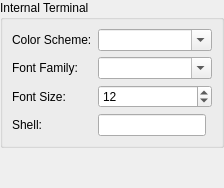
         <widget class="QWidget" name="pageInternalTerminal">
          <layout class="QGridLayout">
           <property name="leftMargin">
            <number>0</number>
           </property>
           <property name="topMargin">
            <number>0</number>
           </property>
           <property name="rightMargin">
            <number>0</number>
           </property>
           <property name="bottomMargin">
            <number>0</number>
           </property>
           <property name="spacing">
            <number>6</number>
           </property>
           <item row="0" column="0">
            <widget class="QGroupBox" name="groupBox_4">
             <property name="title">
              <string>Internal Terminal</string>
             </property>
             <layout class="QGridLayout">
              <item row="0" column="0">
               <widget class="QLabel" name="label_86">
                <property name="text">
                 <string>Color Scheme:</string>
                </property>
               </widget>
              </item>
              <item row="0" column="1" colspan="2">
               <widget class="QComboBox" name="comboBoxTerminalColorScheme">
                <property name="editable">
                 <bool>true</bool>
                </property>
               </widget>
              </item>
              <item row="1" column="0">
               <widget class="QLabel" name="labelFamily_2">
                <property name="text">
                 <string>Font Family:</string>
                </property>
               </widget>
              </item>
              <item row="1" column="1" colspan="2">
               <widget class="QComboBox" name="comboBoxTerminalFont">
                <property name="editable">
                 <bool>true</bool>
                </property>
               </widget>
              </item>
              <item row="2" column="0">
               <widget class="QLabel" name="labelSize_2">
                <property name="text">
                 <string>Font Size:</string>
                </property>
               </widget>
              </item>
              <item row="2" column="1" colspan="2">
               <widget class="QSpinBox" name="spinBoxTerminalFontSize">
                <property name="minimum">
                 <number>1</number>
                </property>
                <property name="value">
                 <number>12</number>
                </property>
               </widget>
              </item>
              <item row="3" column="0">
               <widget class="QLabel" name="labelShell">
                <property name="text">
                 <string>Shell:</string>
                </property>
               </widget>
              </item>
              <item row="3" column="1">
               <widget class="QLineEdit" name="lineEditTerminalShell"/>
              </item>
             </layout>
            </widget>
           </item>
           <item row="1" column="0">
            <spacer name="verticalSpacer_8">
             <property name="orientation">
              <enum>Qt::Orientation::Vertical</enum>
             </property>
             <property name="sizeHint" stdset="0">
              <size>
               <width>20</width>
               <height>40</height>
              </size>
             </property>
            </spacer>
           </item>
          </layout>
         </widget>
